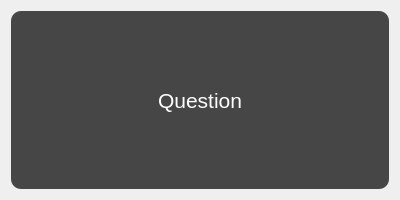
<?xml version="1.0" encoding="UTF-8"?>
<ui version="4.0">
 <class>PollWidget</class>
 <widget class="QWidget" name="PollWidget">
  <property name="geometry">
   <rect>
    <x>0</x>
    <y>0</y>
    <width>400</width>
    <height>200</height>
   </rect>
  </property>
  <property name="windowTitle">
   <string>Quick Poll</string>
  </property>
  <layout class="QVBoxLayout" name="verticalLayout">
   <item>
    <widget class="QLabel" name="questionLabel">
     <property name="font">
      <font>
       <pointsize>16</pointsize>
      </font>
     </property>
     <property name="styleSheet">
      <string notr="true">color: white; background-color: rgba(0, 0, 0, 180); border-radius: 10px; padding: 10px;</string>
     </property>
     <property name="text">
      <string>Question</string>
     </property>
     <property name="alignment">
      <set>Qt::AlignCenter</set>
     </property>
     <property name="wordWrap">
      <bool>true</bool>
     </property>
    </widget>
   </item>
   <item>
    <layout class="QVBoxLayout" name="answersLayout"/>
   </item>
  </layout>
 </widget>
 <resources/>
 <connections/>
</ui>
